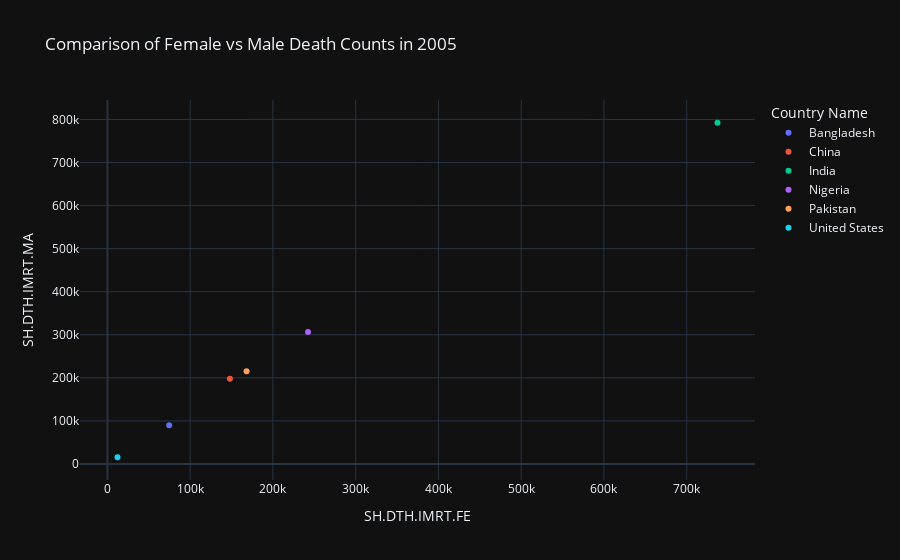

Notebook code cell kept with this figure:
### Markdown cell above
Comparison of Female vs Male Death Counts in 2005

### Code cell
fig = px.scatter(data_frame=df_2005, 
             x="SH.DTH.IMRT.FE", y="SH.DTH.IMRT.MA", color="Country Name",  
             title="Comparison of Female vs Male Death Counts in 2005"
             )
fig.show()

### Figure 1 — Plotly figure (JSON) as saved in the notebook; plotly's stock layout.template omitted (floating-point values rounded to 4 significant figures)
{"data": [{"hovertemplate": "Country Name=Bangladesh<br>SH.DTH.IMRT.FE=%{x}<br>SH.DTH.IMRT.MA=%{y}<extra></extra>", "legendgroup": "Bangladesh", "marker": {"color": "#636efa", "symbol": "circle"}, "mode": "markers", "name": "Bangladesh", "orientation": "v", "showlegend": true, "type": "scatter", "x": [74635], "xaxis": "x", "y": [89985], "yaxis": "y"}, {"hovertemplate": "Country Name=China<br>SH.DTH.IMRT.FE=%{x}<br>SH.DTH.IMRT.MA=%{y}<extra></extra>", "legendgroup": "China", "marker": {"color": "#EF553B", "symbol": "circle"}, "mode": "markers", "name": "China", "orientation": "v", "showlegend": true, "type": "scatter", "x": [147997], "xaxis": "x", "y": [197965], "yaxis": "y"}, {"hovertemplate": "Country Name=India<br>SH.DTH.IMRT.FE=%{x}<br>SH.DTH.IMRT.MA=%{y}<extra></extra>", "legendgroup": "India", "marker": {"color": "#00cc96", "symbol": "circle"}, "mode": "markers", "name": "India", "orientation": "v", "showlegend": true, "type": "scatter", "x": [737234], "xaxis": "x", "y": [792289], "yaxis": "y"}, {"hovertemplate": "Country Name=Nigeria<br>SH.DTH.IMRT.FE=%{x}<br>SH.DTH.IMRT.MA=%{y}<extra></extra>", "legendgroup": "Nigeria", "marker": {"color": "#ab63fa", "symbol": "circle"}, "mode": "markers", "name": "Nigeria", "orientation": "v", "showlegend": true, "type": "scatter", "x": [242419], "xaxis": "x", "y": [306471], "yaxis": "y"}, {"hovertemplate": "Country Name=Pakistan<br>SH.DTH.IMRT.FE=%{x}<br>SH.DTH.IMRT.MA=%{y}<extra></extra>", "legendgroup": "Pakistan", "marker": {"color": "#FFA15A", "symbol": "circle"}, "mode": "markers", "name": "Pakistan", "orientation": "v", "showlegend": true, "type": "scatter", "x": [168147], "xaxis": "x", "y": [215364], "yaxis": "y"}, {"hovertemplate": "Country Name=United States<br>SH.DTH.IMRT.FE=%{x}<br>SH.DTH.IMRT.MA=%{y}<extra></extra>", "legendgroup": "United States", "marker": {"color": "#19d3f3", "symbol": "circle"}, "mode": "markers", "name": "United States", "orientation": "v", "showlegend": true, "type": "scatter", "x": [12159], "xaxis": "x", "y": [15611], "yaxis": "y"}], "layout": {"legend": {"title": {"text": "Country Name"}, "tracegroupgap": 0}, "title": {"text": "Comparison of Female vs Male Death Counts in 2005"}, "xaxis": {"anchor": "y", "domain": [0, 1], "title": {"text": "SH.DTH.IMRT.FE"}}, "yaxis": {"anchor": "x", "domain": [0, 1], "title": {"text": "SH.DTH.IMRT.MA"}}}}
